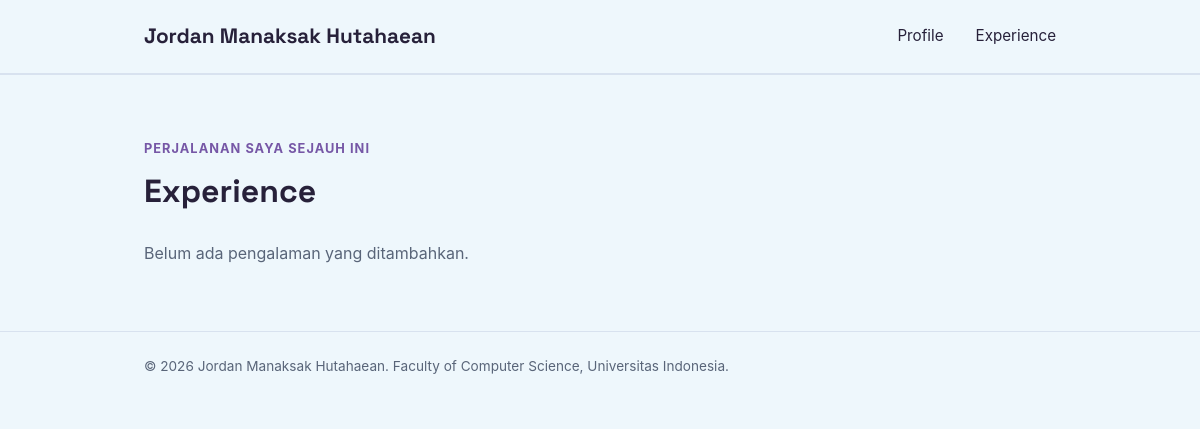
Page /experience/ on the earlier database version.
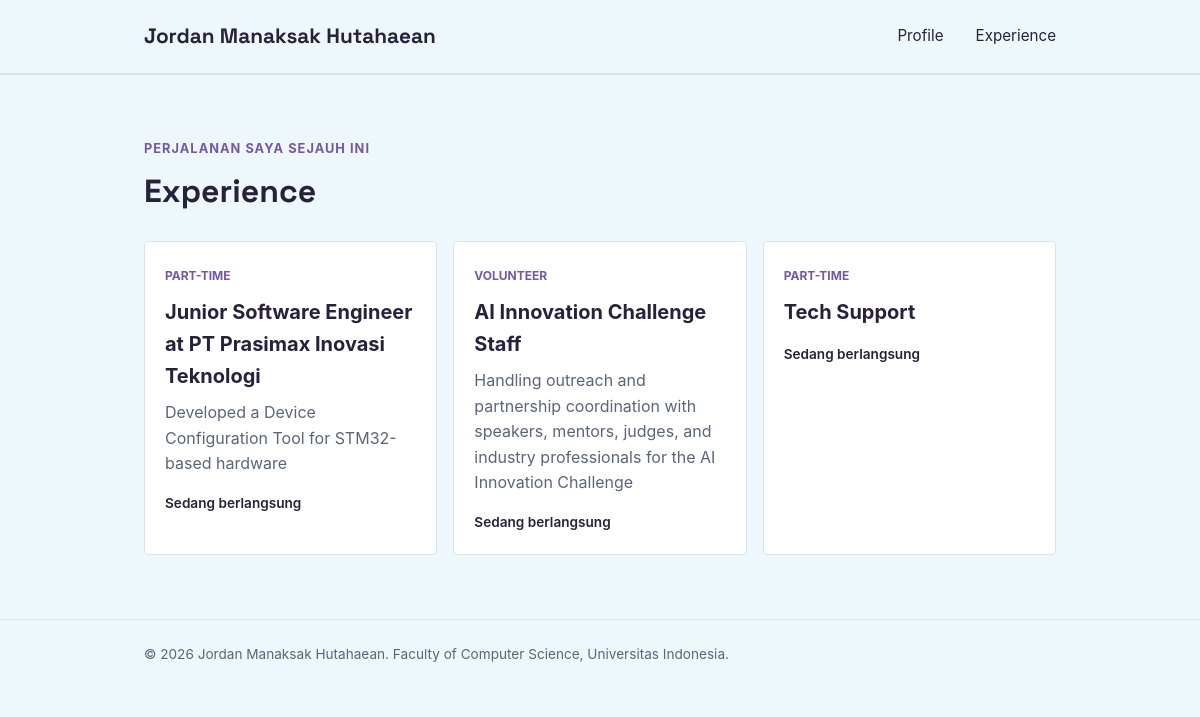
Same page on the later database version.
### main/models.py (models this page shows, shortened)
class Experience(models.Model):
    EXPERIENCE_CHOICES = [
        ('internship', 'Internship'),
        ('research', 'Research'),
        ('volunteer', 'Volunteer'),
        ('part-time', 'Part-Time'),
        ('full-time', 'Full-Time'),
        ('freelance', 'Freelance'),
    ]
    id = models.UUIDField(primary_key=True, default=uuid.uuid4, editable=False)
    title = models.CharField(max_length=255)
    description = models.TextField()
    category = models.CharField(max_length=20, choices=EXPERIENCE_CHOICES, default='full-time')
    thumbnail = models.URLField(blank=True, null=True)
    started_at = models.DateTimeField(auto_now_add=True)
    ended_at = models.DateTimeField(blank=True, null=True)
    @property
    def is_ongoing(self):
        return self.ended_at is None

### main/views.py (the view)
# urls.py: path("experience/", show_experience, name="show_experience"),
def show_experience(request):
    context = {
        "name": "Jordan Manaksak Hutahaean",
        "experience_list": Experience.objects.all(),
    }
    return render(request, "experience.html", context)

### templates/experience.html (shortened to what this page needs)
<!DOCTYPE html>
<html lang="en">
<head>
    <link rel="stylesheet" href="/static/css/style.css">
</head>
<body>
    <header class="site-header">
        <div class="container">
            <a href="{% url 'main:show_main' %}" class="brand">{{ name }}</a>
            <nav>
                <a href="{% url 'main:show_main' %}">Profile</a>
                <a href="{% url 'main:show_experience' %}">Experience</a>
            </nav>
        </div>
    </header>
    <main>
    <section class="experience-section" id="experience">
        <div class="container">
            <p class="section-kicker">Perjalanan saya sejauh ini</p>
            <h1>Experience</h1>
            <div class="experience-grid">
                {% for experience in experience_list %}
                    <article class="experience-card">
                        <span class="experience-category">
                            {{ experience.get_category_display }}
                        </span>
                        <h2>{{ experience.title }}</h2>
                        <p class="experience-description">
                            {{ experience.description }}
                        </p>
                        {% if experience.is_ongoing %}
                            <p class="experience-status">Sedang berlangsung</p>
                        {% else %}
                            <p class="experience-status">Selesai</p>
                        {% endif %}
                    </article>
                {% empty %}
                    <p class="empty-state">
                        Belum ada pengalaman yang ditambahkan.
                    </p>
                {% endfor %}
            </div>
        </div>
    </section>
</main>
    <footer class="site-footer">
        <div class="container">
            <p>&copy; 2026 {{ name }}. Faculty of Computer Science, Universitas Indonesia.</p>
        </div>
    </footer>
</body>
</html>

### static/css/style.css (style rules this page uses)
* { margin: 0; padding: 0; box-sizing: border-box; }
:root { --ink: #27213A; --paper: #EEF7FC; --accent: #A78BCE; --accent-dark: #7657A6; --line: #D8E2EF; --text-muted: #596579; --radius: 4px; }
body { font-family: -apple-system, "Segoe UI", Roboto, Helvetica, Arial, sans-serif; color: var(--ink); background-color: var(--paper); line-height: 1.6; }
h1, .brand { font-family: "Space Grotesk", -apple-system, sans-serif; }
.container { max-width: 960px; margin: 0 auto; padding: 0 1.5rem; }
.site-header { border-bottom: 1px solid var(--line); }
.site-header .container { display: flex; justify-content: space-between; align-items: center; padding: 1.25rem 1.5rem; }
.brand { font-size: 1.3rem; font-weight: 700; color: var(--ink); text-decoration: none; }
.site-header nav { display: flex; gap: 2rem; }
.site-header nav a { color: var(--ink); text-decoration: none; font-size: 0.95rem; }
.site-footer { padding: 1.5rem; color: var(--text-muted); font-size: 0.85rem; border-top: 1px solid var(--line); }
.experience-section { padding: 4rem 0; border-top: 1px solid var(--line); }
.section-kicker { color: var(--accent-dark); font-size: 0.8rem; font-weight: 700; letter-spacing: 0.08em; text-transform: uppercase; }
.experience-section h1 { margin: 0.4rem 0 1.5rem; font-size: 2rem; }
.experience-grid { display: grid; grid-template-columns: repeat(auto-fit, minmax(240px, 1fr)); gap: 1rem; }
.experience-card { padding: 1.25rem; background-color: #fff; border: 1px solid var(--line); border-radius: var(--radius); }
.experience-category { color: var(--accent-dark); font-size: 0.75rem; font-weight: 700; text-transform: uppercase; }
.experience-card h2 { margin: 0.5rem 0; font-size: 1.25rem; }
.experience-description, .empty-state { color: var(--text-muted); }
.experience-status { margin-top: 1rem; font-size: 0.85rem; font-weight: 600; }

Differences in the rows shown:
added Experience: category "PART-TIME", title "Junior Software Engineer at PT Prasimax Inovasi Teknologi", description "Developed a Device Configuration Tool for STM32-based hardware", shows "Sedang berlangsung"
added Experience: category "VOLUNTEER", title "AI Innovation Challenge Staff", description "Handling outreach and partnership coordination with speakers, mentors, judges, and industry professionals for the AI Innovation Challenge", shows "Sedang berlangsung"
added Experience: category "PART-TIME", title "Tech Support", shows "Sedang berlangsung"
Other differences:
text no longer shown: "Belum ada pengalaman yang ditambahkan."
